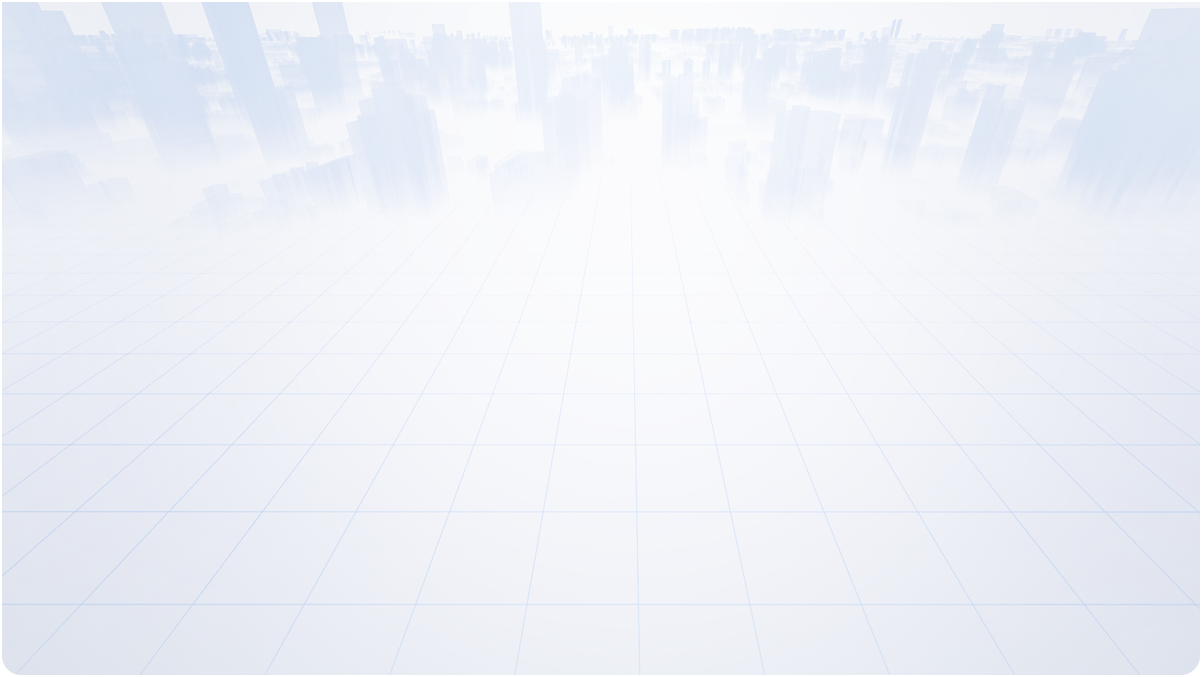
#> input picture frontend/assets/img/back02.4e766d42.png, 1202 x 677 px
$ python -i video_glitch_frame_detection.py   (imports and definitions only)   (older library calls are emulated)
#> lines starting #> are read from the running program, lines starting #| are printed output that depends on the picture; after the words box and inside, x2 and y2 are one past the last pixel; in counts of white or black regions, pixels touching at a corner belong together
#> further down, picture is the input picture: shape (677, 1202, 3); mean B, G, R 247.1, 240.2, 237.1
# 花帧检测
import cv2
import time
import math
import numpy as np

# 视频帧分析
def analyze_frame(frame):
    # 转换为灰度图
    gray = cv2.cvtColor(frame, cv2.COLOR_BGR2GRAY)

    # 区域权重
    h, w = frame.shape[:2]
#> h = 677; w = 1202

    # 定义中心区域（占画面60%）
    roi = frame[int(h * 0.2):int(h * 0.8), int(w * 0.2):int(w * 0.8)]
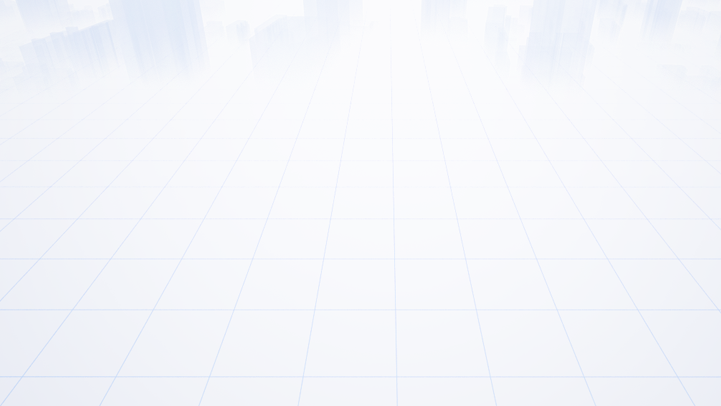
#> roi: shape (406, 721, 3); mean B, G, R 250.3, 245.8, 244.1

    # 计算ROI指标时权重更高
    roi_weight = 0.7
    full_weight = 0.3

    # 全图、ROI 边缘检测计算
    edge_full = cv2.Canny(gray, 50, 150)    # 全图边缘检测
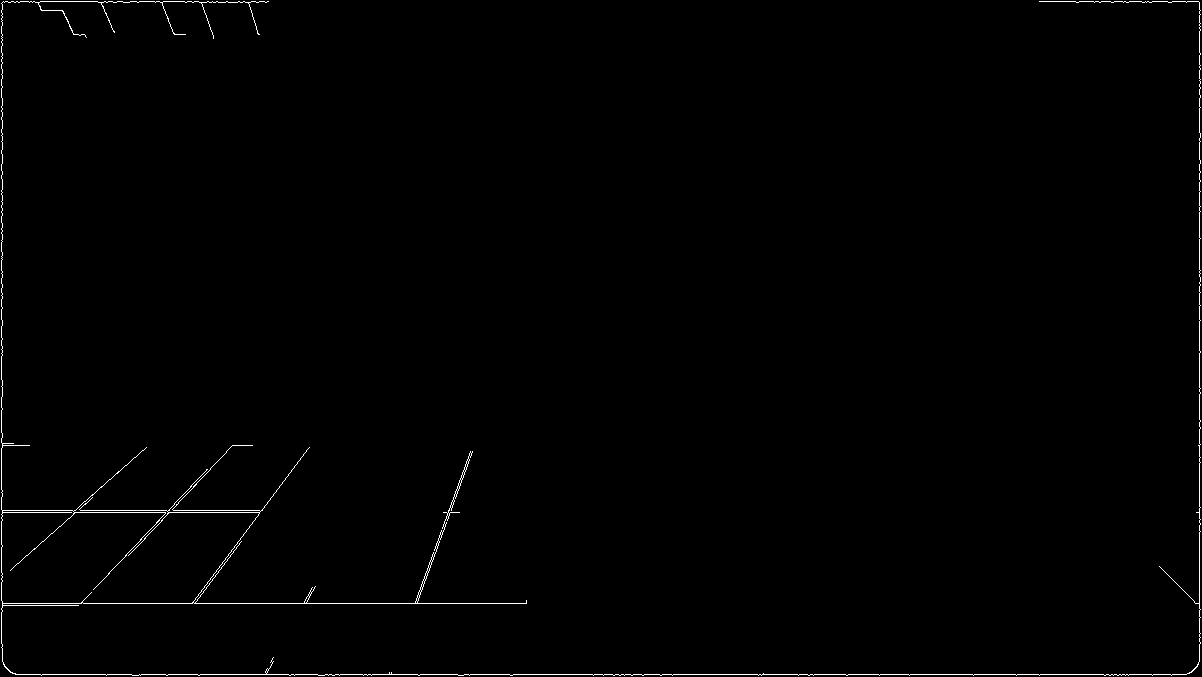
#> edge_full: shape (677, 1202); 0.66% white in thin lines or dots
    edge_roi = cv2.Canny(roi, 50, 150)   # ROI边缘检测
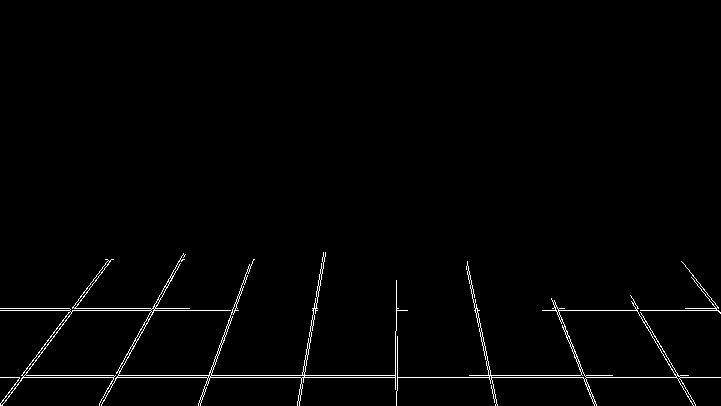
#> edge_roi: shape (406, 721); 1.4% white in thin lines or dots, all inside (x1, y1, x2, y2) = (0, 252, 721, 406)
    # 边缘检测
    edge_density = roi_weight * np.mean(edge_roi > 0) + full_weight * np.mean(edge_full > 0)    # 计算边缘密度
#> edge_density = 0.0119

    # 颜色异常检测（检测绿色/紫色块）
    hsv = cv2.cvtColor(frame, cv2.COLOR_BGR2HSV)       # 转换为HSV空间
#> hsv: shape (677, 1202, 3); mean H, S, V 110.4, 10.2, 247.1
    green_mask = cv2.inRange(hsv, (35, 20, 20), (85, 255, 255)) # 绿色范围
#> green_mask: shape (677, 1202); every value is 0
    purple_mask = cv2.inRange(hsv, (130, 20, 20), (170, 255, 255))  # 紫色范围
    abnormal_color_ratio = (np.sum(green_mask > 0) + np.sum(purple_mask > 0)) / (frame.size / 3)    # 计算异常颜色占比
#> abnormal_color_ratio = 0

    # 模糊检测
    blur_variance = cv2.Laplacian(gray, cv2.CV_64F).var()   # 计算模糊程度
#> blur_variance = 20.23

    return edge_density, abnormal_color_ratio, blur_variance

# 视频流异常检测
# [71 lines left out: function run, not called in this run]

# [4 lines not run here, left out]

>>> import cv2
>>> picture = cv2.imread('../../frontend/assets/img/back02.4e766d42.png')
>>> result = analyze_frame(picture)
#> result = (0.0119, 0, 20.23)

$ run again, on frontend/assets/img/card.d0f96ca4.png
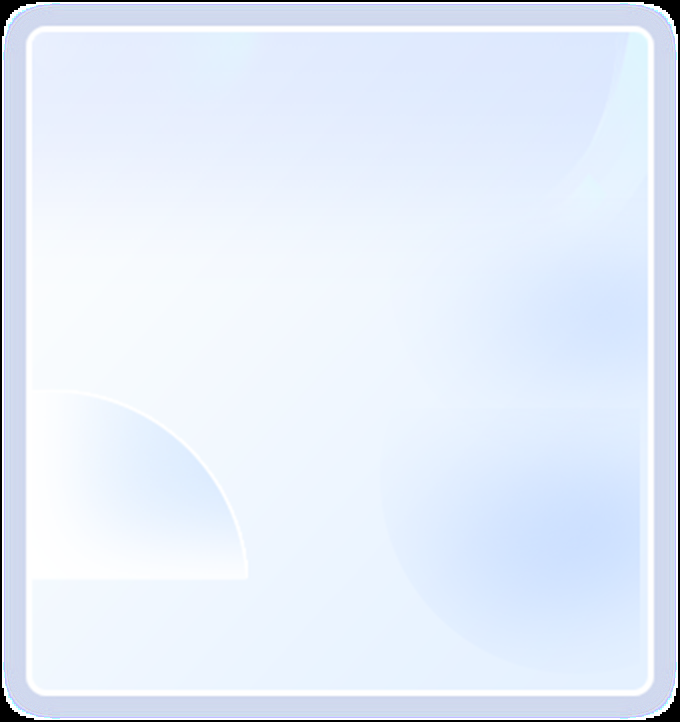
#> input picture frontend/assets/img/card.d0f96ca4.png, 680 x 722 px
#> picture is the input picture: shape (722, 680, 3); mean B, G, R 249.2, 236.1, 227.6
#> in analyze_frame, `gray = cv2.cvtColor(frame, cv2.COLOR_BGR2GRAY)`:
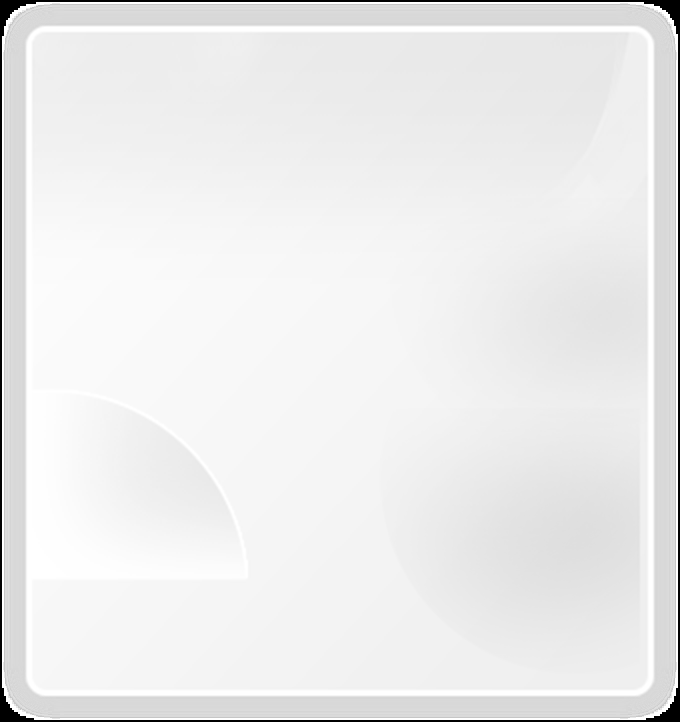
#> gray: shape (722, 680); min 0, max 255, mean 235
#> in analyze_frame, `edge_full = cv2.Canny(gray, 50, 150)`:
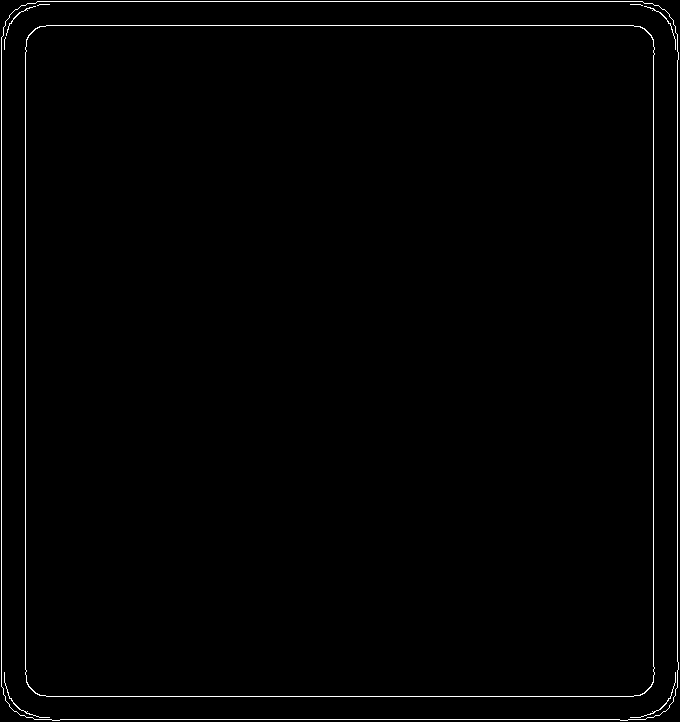
#> edge_full: shape (722, 680); 1.1% white in thin lines or dots
#> edge_roi: shape (433, 408); every value is 0
#> edge_density = 0.00343
#> hsv: shape (722, 680, 3); mean H, S, V 102.8, 21.8, 249.2
#> green_mask: shape (722, 680); every value is 0
#> abnormal_color_ratio = 0
#> blur_variance = 817.9
#> result = (0.00343, 0, 817.9)
